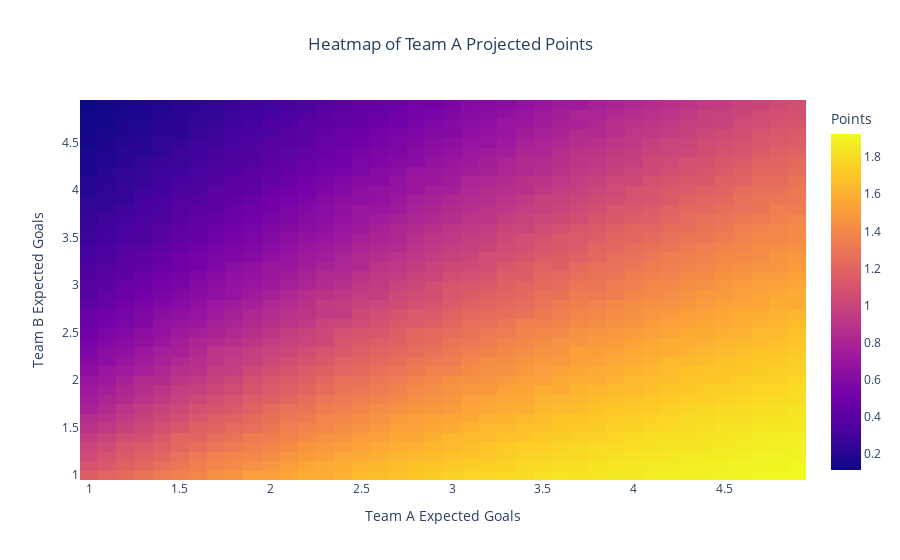

This figure's notebook cell:
### Markdown cell above
# Visualizations

### Code cell
num_list = []
for n in range(10,50,1):
    num_list.append(n/10)

trace = go.Heatmap(x = num_list, y = num_list, z = sims_array, colorbar = {'title': 'Points'})
fig = go.Figure(data = [trace])
fig.update_layout(title = 'Heatmap of Team A Projected Points', 
                  xaxis_title = 'Team A Expected Goals', 
                  yaxis_title = 'Team B Expected Goals',
                  title_x = 0.5)
fig

### Figure 1 — Plotly figure (JSON) as saved in the notebook; plotly's stock layout.template omitted (floating-point values rounded to 4 significant figures; data arrays with more than 128 entries replaced by an {"elided": "..."} marker saying what was removed)
{"data": [{"colorbar": {"title": {"text": "Points"}}, "type": "heatmap", "x": [1, 1.1, 1.2, 1.3, 1.4, 1.5, 1.6, 1.7, 1.8, 1.9, 2, 2.1, 2.2, 2.3, 2.4, 2.5, 2.6, 2.7, 2.8, 2.9, 3, 3.1, 3.2, 3.3, 3.4, 3.5, 3.6, 3.7, 3.8, 3.9, 4, 4.1, 4.2, 4.3, 4.4, 4.5, 4.6, 4.7, 4.8, 4.9], "y": [1, 1.1, 1.2, 1.3, 1.4, 1.5, 1.6, 1.7, 1.8, 1.9, 2, 2.1, 2.2, 2.3, 2.4, 2.5, 2.6, 2.7, 2.8, 2.9, 3, 3.1, 3.2, 3.3, 3.4, 3.5, 3.6, 3.7, 3.8, 3.9, 4, 4.1, 4.2, 4.3, 4.4, 4.5, 4.6, 4.7, 4.8, 4.9], "z": {"elided": "40x40 float values"}}], "layout": {"title": {"text": "Heatmap of Team A Projected Points", "x": 0.5}, "xaxis": {"title": {"text": "Team A Expected Goals"}}, "yaxis": {"title": {"text": "Team B Expected Goals"}}}}
